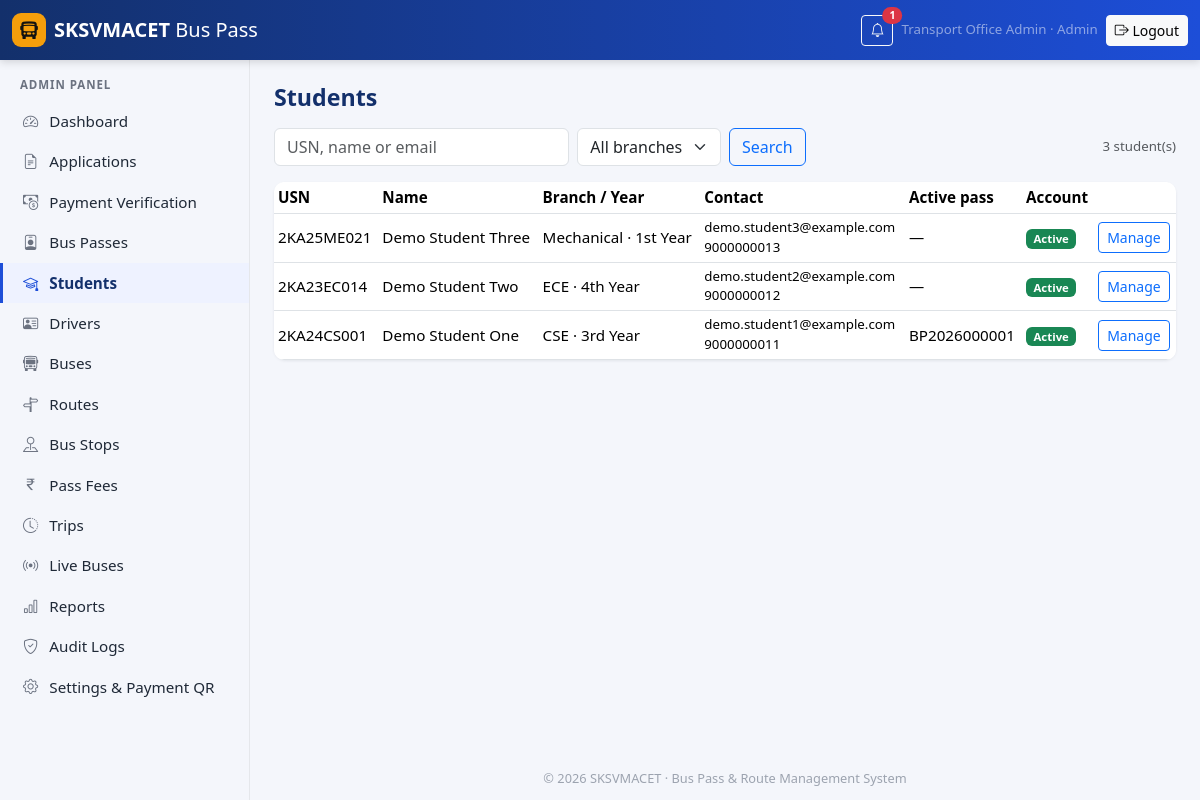
The app's page /admin/students.php (signed in) with its own data.
### tables this page shows
CREATE TABLE users (
    id              INT UNSIGNED AUTO_INCREMENT PRIMARY KEY,
    role            ENUM('student','driver','admin') NOT NULL,
    email           VARCHAR(150) NOT NULL,
    username        VARCHAR(60)  NULL,
    password_hash   VARCHAR(255) NOT NULL,
    full_name       VARCHAR(120) NOT NULL,
    phone           VARCHAR(15)  NULL,
    status          ENUM('active','inactive') NOT NULL DEFAULT 'active',
    last_login_at   DATETIME NULL,
    created_at      DATETIME NOT NULL DEFAULT CURRENT_TIMESTAMP,
    updated_at      DATETIME NOT NULL DEFAULT CURRENT_TIMESTAMP ON UPDATE CURRENT_TIMESTAMP,
    UNIQUE KEY uq_users_email (email),
    UNIQUE KEY uq_users_username (username),
    KEY idx_users_role (role, status)
);

CREATE TABLE students (
    id                 INT UNSIGNED AUTO_INCREMENT PRIMARY KEY,
    user_id            INT UNSIGNED NOT NULL,
    usn                VARCHAR(20)  NOT NULL,
    branch             ENUM('CSE','ISE','ECE','EEE','Mechanical','Civil','AI/ML','Other') NOT NULL,
    year_of_study      TINYINT UNSIGNED NOT NULL,
    academic_year      VARCHAR(9)   NOT NULL,           
    address            VARCHAR(255) NOT NULL,
    emergency_contact  VARCHAR(15)  NOT NULL,
    profile_photo      VARCHAR(80)  NULL,               
    created_at         DATETIME NOT NULL DEFAULT CURRENT_TIMESTAMP,
    updated_at         DATETIME NOT NULL DEFAULT CURRENT_TIMESTAMP ON UPDATE CURRENT_TIMESTAMP,
    UNIQUE KEY uq_students_user (user_id),
    UNIQUE KEY uq_students_usn (usn),
    CONSTRAINT fk_students_user FOREIGN KEY (user_id) REFERENCES users(id) ON DELETE CASCADE
);

### config/auth.php (called while the page is built, shortened)
<?php
function dashboard_url(string $role): string
{
    return url($role . '/dashboard.php');
}
function current_user(): ?array
{
    static $user = false;
    if ($user !== false) {
        return $user;
    }
    $id = $_SESSION['user_id'] ?? null;
    $row = q_one('SELECT id, role, email, username, full_name, phone, status FROM users WHERE id = ?', [$id]);
    $user = $row;
    return $user;
}
function require_role(string ...$roles): array
{
    $user = current_user();
    return $user;
}

### config/database.php (called while the page is built, shortened)
<?php
function db(): PDO
{
    static $pdo = null;
    if ($pdo instanceof PDO) {
        return $pdo;
    }
    $dsn = sprintf(
        'mysql:host=%s;port=%d;dbname=%s;charset=utf8mb4',
        config('db.host'),
        config('db.port'),
        config('db.name')
    );
    $pdo = new PDO($dsn, config('db.user'), config('db.pass'), [
        PDO::ATTR_ERRMODE            => PDO::ERRMODE_EXCEPTION,
        PDO::ATTR_DEFAULT_FETCH_MODE => PDO::FETCH_ASSOC,
        PDO::ATTR_EMULATE_PREPARES   => false,
        PDO::ATTR_STRINGIFY_FETCHES  => false,
    ]);
    $offset = (new DateTime('now'))->format('P');
    $pdo->exec("SET time_zone = '" . $offset . "'");
    return $pdo;
}
function q(string $sql, array $params = []): PDOStatement
{
    $stmt = db()->prepare($sql);
    $stmt->execute($params);
    return $stmt;
}
function q_one(string $sql, array $params = []): ?array
{
    $row = q($sql, $params)->fetch();
    return $row === false ? null : $row;
}
function q_all(string $sql, array $params = []): array
{
    return q($sql, $params)->fetchAll();
}
function q_val(string $sql, array $params = []): mixed
{
    $v = q($sql, $params)->fetchColumn();
    return $v === false ? null : $v;
}

### config/config.php (called while the page is built, shortened)
<?php
function env(string $key, ?string $default = null): ?string
{
    static $vars = null;
    if ($vars === null) {
        $vars = [];
        $file = APP_ROOT . '/.env';
    }
    return array_key_exists($key, $vars) ? $vars[$key] : $default;
}
function env_bool(string $key, bool $default = false): bool
{
    $v = env($key);
    if ($v === null) {
        return $default;
    }
    return in_array(strtolower($v), ['1', 'true', 'yes', 'on'], true);
}
function config(string $key): mixed
{
    static $cfg = null;
    if ($cfg === null) {
        $cfg = [
            'app.name'        => env('APP_NAME', 'SKSVMACET Bus Pass & Route Management'),
            'app.college'     => env('APP_COLLEGE', 'SKSVMACET'),
            'app.env'         => env('APP_ENV', 'development'),
            'app.debug'       => env_bool('APP_DEBUG', false),
            'app.url'         => rtrim((string) env('APP_URL', ''), '/'),
            'app.timezone'    => env('APP_TIMEZONE', 'Asia/Kolkata'),
            'app.env_loaded'  => is_readable(APP_ROOT . '/.env'),
            'db.host'         => env('DB_HOST', '127.0.0.1'),
            'db.port'         => (int) env('DB_PORT', '3306'),
            'db.name'         => env('DB_NAME', 'sksvmacet_buspass'),
            'db.user'         => env('DB_USER', 'root'),
            'db.pass'         => env('DB_PASS', ''),
            'session.name'          => env('SESSION_NAME', 'SKSVM_SESSID'),
            'session.idle_minutes'  => (int) env('SESSION_IDLE_MINUTES', '30'),
            'session.absolute_hours'=> (int) env('SESSION_ABSOLUTE_HOURS', '8'),
            'security.force_https'  => env_bool('FORCE_HTTPS', false),
        ];
    }
    return $cfg[$key];
}

### src/services/settings.php (called while the page is built, shortened)
<?php
function setting(string $key, ?string $default = null): ?string
{
    static $cache = null;
    if ($cache === null) {
        $cache = [];
        foreach (q_all('SELECT setting_key, setting_value FROM settings') as $r) {
            $cache[$r['setting_key']] = $r['setting_value'];
        }
    }
    $v = $cache[$key] ?? null;
    if ($v === null || $v === '') {
        return $default ?? (SETTING_DEFAULTS[$key] ?? null);
    }
    return $v;
}
function college_name(): string
{
    return (string) setting('college_name', config('app.college'));
}

### src/services/passes.php (called while the page is built, shortened)
<?php
function expire_passes(): void
{
    $today = date('Y-m-d');
    if (setting('passes_expired_on', '') === $today) {
        return;
    }
}

### src/bootstrap.php (called while the page is built, shortened)
<?php
require __DIR__ . '/../config/config.php';
require __DIR__ . '/../config/database.php';
require __DIR__ . '/helpers.php';
require __DIR__ . '/../config/auth.php';
require __DIR__ . '/services/settings.php';
require __DIR__ . '/services/notifications.php';
require __DIR__ . '/services/passes.php';
require __DIR__ . '/views/layout.php';
expire_passes();

### src/services/notifications.php (called while the page is built, shortened)
<?php
function unread_notifications(int $userId): int
{
    return (int) q_val('SELECT COUNT(*) FROM notifications WHERE user_id = ? AND is_read = 0', [$userId]);
}

### public/admin/students.php (the view, shortened to what this page needs)
<?php
require __DIR__ . '/../../src/bootstrap.php';
require_role('admin');
page_header('Students', 'students.php');
    ?>
    <?php
$q = input('q');
$where = [];
$params = [];
$w = $where ? ' WHERE ' . implode(' AND ', $where) : '';
$total = (int) q_val('SELECT COUNT(*) FROM students s JOIN users u ON u.id = s.user_id' . $w, $params);
$pg = paginate($total, 25);
$today = date('Y-m-d');
$rows = q_all('SELECT s.id, s.usn, s.branch, s.year_of_study, s.academic_year, u.full_name, u.email, u.phone, u.status,
                 (SELECT p.pass_number FROM bus_passes p WHERE p.student_id = s.id AND p.status = "active" AND p.valid_until >= ? ORDER BY p.id DESC LIMIT 1) AS pass_number
               FROM students s JOIN users u ON u.id = s.user_id' . $w . ' ORDER BY s.id DESC LIMIT ' . $pg['limit'] . ' OFFSET ' . $pg['offset'], array_merge([$today], $params));
?>
<form class="row g-2 mb-3" method="get">
  <div class="col-sm-5 col-lg-4"><input class="form-control" name="q" placeholder="USN, name or email" value="<?= e($q) ?>"></div>
  <div class="col-sm-3 col-lg-2"><select class="form-select" name="branch" data-autosubmit><option value="">All branches</option></select></div>
  <div class="col-auto"><button class="btn btn-outline-primary">Search</button></div>
  <div class="col-auto ms-auto small text-muted align-self-center"><?= $total ?> student(s)</div>
</form>
<div class="card"><div class="table-responsive"><table class="table table-sm table-hover mb-0">
  <thead><tr><th>USN</th><th>Name</th><th>Branch / Year</th><th>Contact</th><th>Active pass</th><th>Account</th><th></th></tr></thead>
  <tbody>
  <?php foreach ($rows as $r): ?>
  <tr><td><?= e($r['usn']) ?></td><td><?= e($r['full_name']) ?></td><td><?= e($r['branch']) ?> · <?= e(year_label((int) $r['year_of_study'])) ?></td>
    <td class="small"><?= e($r['email']) ?><br><?= e($r['phone']) ?></td><td><?= e($r['pass_number'] ?? '—') ?></td><td><?= status_badge($r['status']) ?></td>
    <td><a class="btn btn-sm btn-outline-primary" href="<?= e(url('admin/students.php?id=' . $r['id'])) ?>">Manage</a></td></tr>
  <?php endforeach; ?>
  </tbody>
</table></div></div>
<?php page_footer();

### src/views/layout.php (shortened to what this page needs)
<?php
function render_head(string $title, array $styles = []): void
{
    ?><!doctype html>
<html lang="en">
<head>
<link rel="stylesheet" href="<?= e(asset('vendor/bootstrap/bootstrap.min.css')) ?>">
<link rel="stylesheet" href="<?= e(asset('vendor/bootstrap-icons/bootstrap-icons.min.css')) ?>">
<link rel="stylesheet" href="<?= e(asset('css/app.css')) ?>">
</head>
<?php
}
function page_header(string $title, string $active = '', array $styles = []): void
{
    $user = current_user();
    $role = $user['role'] ?? null;
    render_head($title, $styles);
    $unread = $user ? unread_notifications((int) $user['id']) : 0;
    ?>
<body class="panel role-<?= e($role ?? 'guest') ?>">
<nav class="navbar navbar-dark topbar sticky-top">
  <div class="container-fluid">
    <div class="d-flex align-items-center gap-2">
      <a class="navbar-brand d-flex align-items-center gap-2" href="<?= e($role ? dashboard_url($role) : url('index.php')) ?>">
        <span class="brand-mark"><i class="bi bi-bus-front-fill"></i></span>
        <span><strong><?= e(college_name()) ?></strong> <span class="d-none d-sm-inline fw-light">Bus Pass</span></span>
      </a>
    </div>
    <?php if ($user): ?>
    <div class="d-flex align-items-center gap-2">
      <a class="btn btn-sm btn-outline-light position-relative" href="<?= e(url($role . '/notifications.php')) ?>" aria-label="Notifications">
        <i class="bi bi-bell"></i>
        <?php if ($unread > 0): ?><span class="position-absolute top-0 start-100 translate-middle badge rounded-pill bg-danger"><?= $unread ?></span><?php endif; ?>
      </a>
      <span class="text-white-50 small d-none d-md-inline"><?= e($user['full_name']) ?> · <?= e(ucfirst($role)) ?></span>
      <form method="post" action="<?= e(url('logout.php')) ?>" class="m-0">
        <button class="btn btn-sm btn-light" type="submit"><i class="bi bi-box-arrow-right"></i><span class="d-none d-sm-inline"> Logout</span></button>
      </form>
    </div>
    <?php endif; ?>
  </div>
</nav>
<div class="d-flex">
  <?php if ($role): ?>
  <aside class="sidebar offcanvas-lg offcanvas-start" tabindex="-1" id="sidebar" aria-labelledby="sidebarLabel">
    <div class="offcanvas-body flex-column p-0">
      <div class="sidebar-role"><?= e(ucfirst($role)) ?> Panel</div>
      <ul class="nav flex-column">
        <?php foreach (NAV[$role] as [$file, $label, $icon]): ?>
        <li class="nav-item"><a class="nav-link<?= $file === $active ? ' active' : '' ?>" href="<?= e(url($role . '/' . $file)) ?>"><i class="bi bi-<?= e($icon) ?>"></i> <?= e($label) ?></a></li>
        <?php endforeach; ?>
      </ul>
    </div>
  </aside>
  <?php endif; ?>
  <main class="content flex-grow-1">
    <div class="container-fluid py-4 px-3 px-md-4">
      <h1 class="page-title"><?= e($title) ?></h1>
<?php
}
function page_footer(array $scripts = []): void
{
    ?>
    </div>
    <footer class="app-footer">© <?= date('Y') ?> <?= e(college_name()) ?> · Bus Pass &amp; Route Management System</footer>
  </main>
</div>
</body>
</html>
<?php
}
    ?>

### src/helpers.php (shortened to what this page needs)
<?php
function e(mixed $value): string
{
    return htmlspecialchars((string) ($value ?? ''), ENT_QUOTES | ENT_SUBSTITUTE, 'UTF-8');
}
function base_path(): string
{
    static $base = null;
    if ($base !== null) {
        return $base;
    }
    $script = str_replace('\\', '/', (string) ($_SERVER['SCRIPT_NAME'] ?? ''));
    $pos = strpos($script, '/public/');
    if ($pos !== false) {
        $base = substr($script, 0, $pos + 7);
    } else {
        $file = str_replace('\\', '/', (string) ($_SERVER['SCRIPT_FILENAME'] ?? ''));
        $pub  = str_replace('\\', '/', PUBLIC_PATH);
        $rel  = str_starts_with($file, $pub) ? substr($file, strlen($pub)) : $script;
        $base = rtrim(substr($script, 0, strlen($script) - strlen($rel)), '/');
    }
    return $base;
}
function url(string $path = ''): string
{
    return base_path() . '/' . ltrim($path, '/');
}
function asset(string $path): string
{
    $file = PUBLIC_PATH . '/assets/' . ltrim($path, '/');
    $v = is_file($file) ? '?v=' . filemtime($file) : '';
    return url('assets/' . ltrim($path, '/')) . $v;
}
function input(string $key, string $default = ''): string
{
    $v = $_POST[$key] ?? $_GET[$key] ?? $default;
    return is_string($v) ? trim($v) : $default;
}
function status_badge(?string $status): string
{
    [$label, $color] = STATUS_LABELS[$status ?? ''] ?? [ucwords(str_replace('_', ' ', (string) $status)), 'secondary'];
    return '<span class="badge text-bg-' . $color . '">' . e($label) . '</span>';
}
function year_label(int $y): string
{
    return [1 => '1st Year', 2 => '2nd Year', 3 => '3rd Year', 4 => '4th Year'][$y] ?? $y . ' Year';
}
function paginate(int $total, int $perPage = 20): array
{
    $page = max(1, (int) ($_GET['page'] ?? 1));
    $pages = max(1, (int) ceil($total / $perPage));
    $page = min($page, $pages);
    return ['page' => $page, 'pages' => $pages, 'limit' => $perPage, 'offset' => ($page - 1) * $perPage, 'total' => $total];
}

### public/assets/css/app.css (style rules this page uses)
:root { --brand: #13306b; --brand-2: #1d4ed8; --accent: #f59e0b; --surface: #f4f6fb; --sidebar-w: 250px; }
body { background: var(--surface); font-size: .95rem; }
.topbar { background: linear-gradient(90deg, var(--brand), var(--brand-2)); box-shadow: 0 2px 8px rgba(0,0,0,.15); }
.brand-mark { display:inline-flex; width:34px; height:34px; border-radius:9px; background:var(--accent); color:#111; align-items:center; justify-content:center; font-size:1.1rem; }
.sidebar { width: var(--sidebar-w); min-height: calc(100vh - 56px); background:#fff; border-right:1px solid #e5e7eb; }
@media (min-width: 992px) { .sidebar { position: sticky; top: 56px; height: calc(100vh - 56px); overflow-y: auto; flex-shrink: 0; } }
.sidebar-role { font-size:.72rem; text-transform:uppercase; letter-spacing:.08em; color:#6b7280; padding:1rem 1.25rem .5rem; font-weight:600; }
.sidebar .nav-link { color:#1f2937; padding:.55rem 1.25rem; border-left:3px solid transparent; }
.sidebar .nav-link i { width:1.4rem; display:inline-block; color:#6b7280; }
.sidebar .nav-link.active { background:#eef2ff; border-left-color:var(--brand-2); color:var(--brand); font-weight:600; }
.sidebar .nav-link.active i { color:var(--brand-2); }
.content { min-width:0; display:flex; flex-direction:column; min-height: calc(100vh - 56px); }
.content > .container-fluid { flex: 1; }
.page-title { font-size:1.45rem; font-weight:700; color:var(--brand); margin-bottom:1rem; }
.app-footer { text-align:center; color:#9ca3af; font-size:.8rem; padding:1rem; }
.card { border:0; box-shadow: 0 1px 3px rgba(16,24,40,.08); border-radius:12px; }
.table > :not(caption) > * > * { vertical-align: middle; }
.table-responsive { border-radius: 10px; }

### records on screen
users: id "1", full_name "Transport Office Admin", role "Admin", role "ADMIN"
students: usn "2KA25ME021", user.full_name "Demo Student Three", branch "Mechanical", year_of_study "1st Year", user.email "demo.student3@example.com", user.phone "9000000013", pass_number "—"
students: usn "2KA23EC014", user.full_name "Demo Student Two", branch "ECE", year_of_study "4th Year", user.email "demo.student2@example.com", user.phone "9000000012", pass_number "—"
students: usn "2KA24CS001", user.full_name "Demo Student One", branch "CSE", year_of_study "3rd Year", user.email "demo.student1@example.com", user.phone "9000000011", pass_number "BP2026000001"

### other values on screen
college_name() "SKSVMACET"
$label "Dashboard"
$label "Applications"
$label "Payment Verification"
$label "Bus Passes"
$label "Students"
$label "Drivers"
$label "Buses"
$label "Routes"
$label "Bus Stops"
$label "Pass Fees"
$label "Trips"
$label "Live Buses"
$label "Reports"
$label "Audit Logs"
